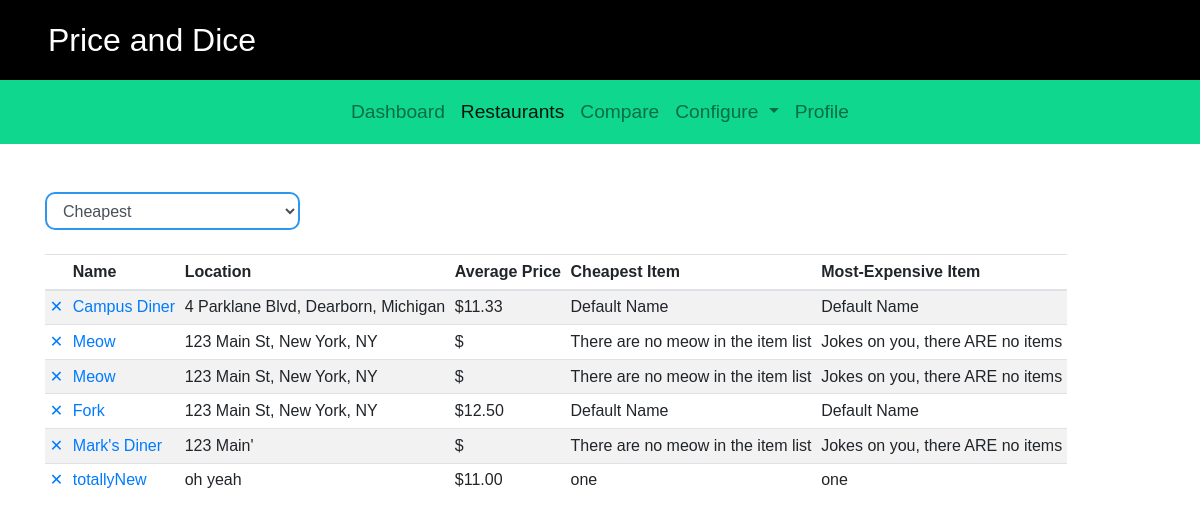
/campus/restaurant_list/, run on an earlier commit of the app's database.
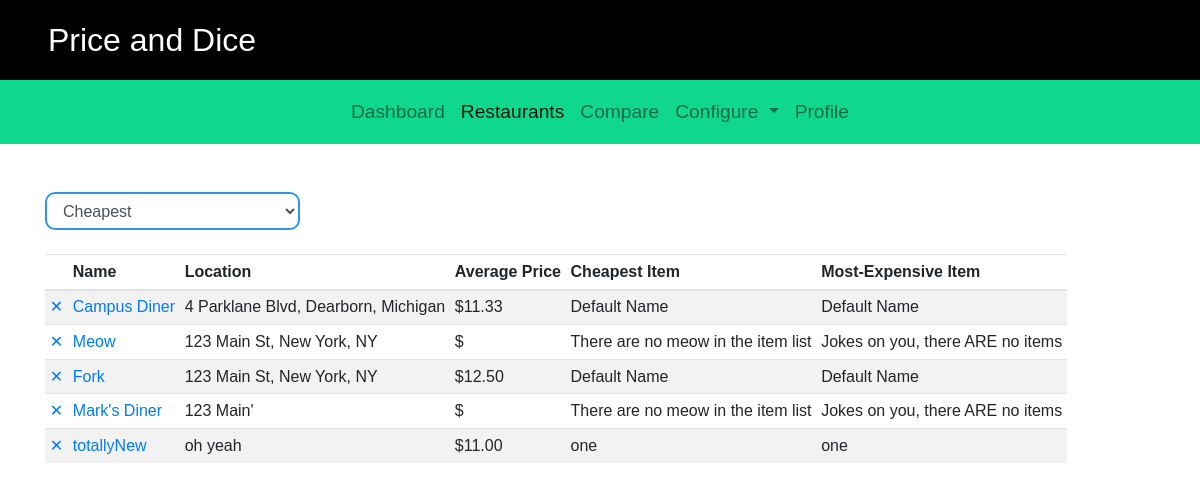
And on a later commit of the database.
### campus/models.py (models this page shows, shortened)
class Restaurant(models.Model):
    name = models.CharField(max_length=200)
    location = models.CharField(max_length=200)
    hours_of_operation = {
        'sunday': models.CharField(max_length=20),
        'monday': models.CharField(max_length=20),
        'tuesday': models.CharField(max_length=20),
        'wednesday': models.CharField(max_length=20),
        'thursday': models.CharField(max_length=20),
        'friday': models.CharField(max_length=20)
    }
    item_list = models.ManyToManyField(Item)
    def get_average_price(self):
        item_list = self.item_list.all()
        if not item_list:
            return 'There are no item_list at this restaurant'
        else:
            num_item_list =  0
            total_price = 0
            for i in item_list:
                num_item_list += 1
                total_price += i.price
            return float(total_price / num_item_list)
    def get_min_price(self):
        item_list = self.item_list.all()
        if not item_list:
            return 'There are no item_list at this restaurant'
        else:
            min_price = item_list[0].price
            for i in item_list:
                if i.price < min_price:
                    min_price = i.price
            return min_price
    def get_max_price(self):
        item_list = self.item_list.all()
        if not item_list:
            return 'There are no item_list at this restaurant'
        else:
            max_price = item_list[0].price
            for i in item_list:
                if i.price > max_price:
                    max_price = i.price
            return max_price
    def get_cheapest_item(self):
        item_list = self.item_list.all()
        if not item_list:
            return 'There are no meow in the item list'
        else:
            cheap_price = self.get_min_price()
            cheap_item = None
            for i in item_list:
                if i.price == cheap_price:
                    cheap_item = i.name
                    break
        return cheap_item
    def get_most_expensive(self):
        item_list = self.item_list.all()
        if not item_list:
            return 'Jokes on you, there ARE no items'
        else:
            high_price = self.get_max_price()
            expensive_item = None
            for i in item_list:
                if i.price == high_price:
                    expensive_item = i.name
                    break
        return expensive_item

class Item(models.Model):
    price = models.FloatField(default=0)
    name = models.CharField(max_length=50)

### campus/views.py (the view)
# urls.py: path('restaurant_list/', views.restaurant_list, name='restaurant_list'),
def restaurant_list(request):
    restaurant_list = Restaurant.objects.all()
    context = {'restaurant_list': restaurant_list}
    return render(request, 'campus/restaurant-list.html', context)

### campus/templates/campus/restaurant-list.html (shortened to what this page needs)
{% extends "./base.html" %}
{% block restaurant_list_link %}
<li class="nav-item active">
     <a class="nav-link active" href="{% url 'campus:restaurant_list' %}">Restaurants</a>
</li>
{% endblock%}
{% block body %}
<div class="container content-top">
     <div class="row">
          <div class="col-lg-3">
               <select class="form-control blue-input">
                    <option value="1">Cheapest</option>
               </select>
          </div>
     </div>
     <br>
     <div class="row">
          <div class="col-lg-12">
               <table class="table table-sm table-hover table-responsive table-striped">
                    <thead>
                         <tr>
                              <th></th>
                              <th>Name</th>
                              <th>Location</th>
                              <th>Average Price</th>
                              <th>Cheapest Item</th>
                              <th>Most-Expensive Item</th>
                         </tr>
                    </thead>
                    <tbody>
                         {% for restaurant in restaurant_list %}
                         <tr>
                              <td><a href="{% url 'campus:delete_restaurant' restaurant.id %}">&#10005;</a></td>
                              <td><a href="{% url 'campus:restaurant_detail' restaurant.id %}">{{restaurant.name}}</a></td>
                              <td>{{restaurant.location}}</td>
                              <td>${{restaurant.get_average_price |floatformat:2}}</td>
                              <td>{{restaurant.get_cheapest_item}}</td>
                              <td>{{restaurant.get_most_expensive}}</td>
                         </tr>
                         {% endfor %}
                    </tbody>
               </table>
          </div>
     </div>
</div>
{% endblock %}

What changed in the data, as far as the page shows it:
removed Restaurant: name "Meow", location "123 Main St, New York, NY", get_cheapest_item "There are no meow in the item list", get_most_expensive "Jokes on you, there ARE no items"
